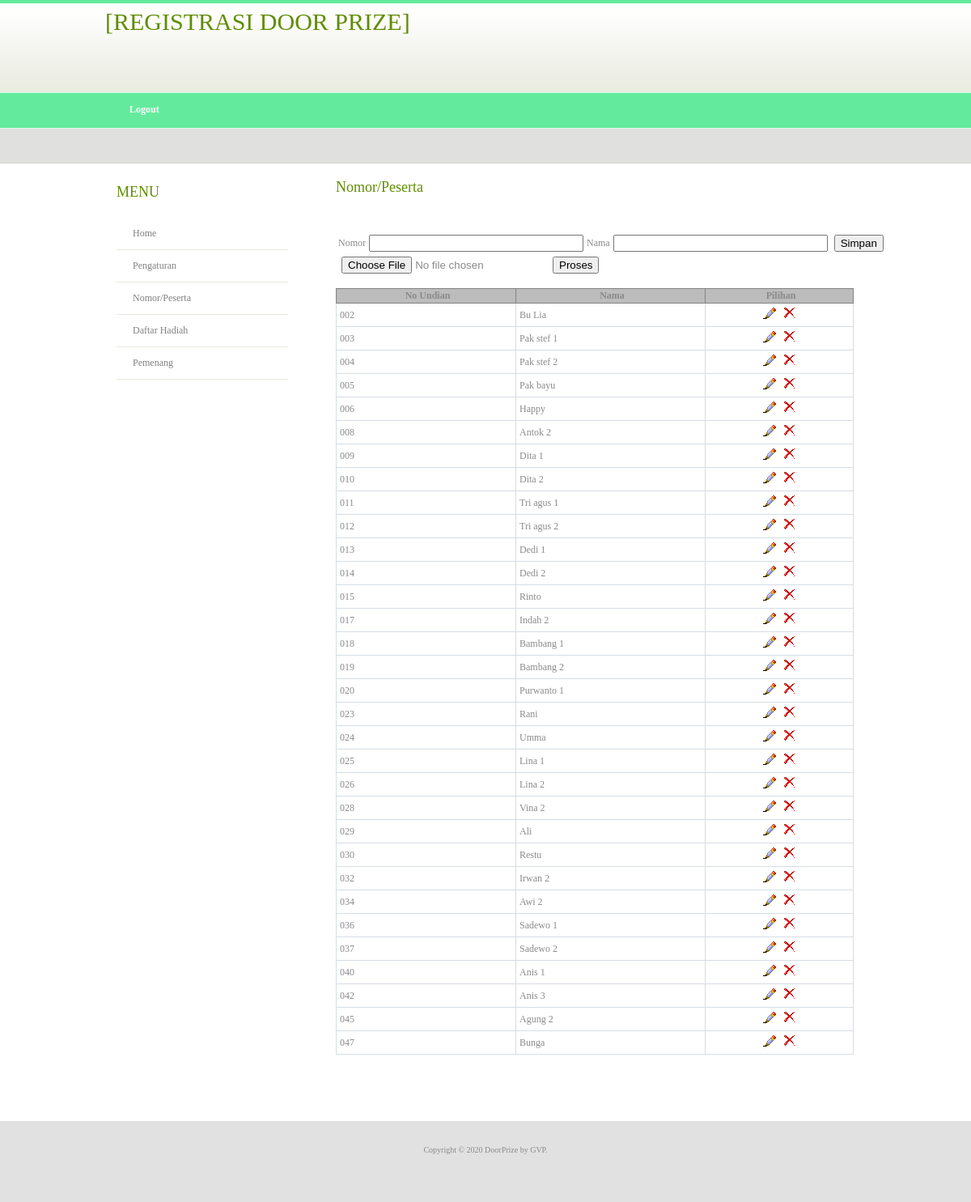
Screenshot of /Pengaturan/admin.php?page=nomor_peserta (signed in) with the database file from the repository.
### tables this page shows
CREATE TABLE `tbl_peserta` (
  `Id` int(20) NOT NULL AUTO_INCREMENT,
  `Nomor` varchar(30) NOT NULL,
  `Nama` varchar(100) NOT NULL,
  PRIMARY KEY (`Id`),
  UNIQUE KEY `Nomor` (`Nomor`)
);

### Pengaturan/nomor_peserta.php (the view, shortened to what this page needs)
<div class="post">
	<h2 class="title"><a href="#">Nomor/Peserta</a></h2>
		<div class="entry">
		<p>
		<form id="entri_peserta" action="?page=nomor_peserta" method="post">
		<table>
		<tr>
			<td>Nomor</td><td><input title="Masukan Nomor Peserta" type="text" size="30" name="Nomor" /></td>
			<td>Nama</td><td><input title="Masukan Nama Peserta" type="text" size="30" name="Nama" /></td>
			<td></td><td><input title="Simpan Data" type="submit" name="Simpan" value="Simpan" /></td>
		</tr>
		</form>
		<form id="upload" action="?page=nomor_peserta" method="post" enctype="multipart/form-data">
		<table>
		<tr>
			<td></td><td><input title="Pilih File .xls" type="file" name="userfile" /></td>
			<td></td><td><input title="Proses Upload Data" type="submit" name="upload" value="Proses" /></td>
		</tr>
		</form>
		<?php
		include "conn.php";
?>
<?php
include ("conn.php");
		$view=mysql_query("select * from tbl_peserta order by Id asc");
		?>
		<br />
		<table class="datatable">
		<tr><th>No Undian</th><th>Nama</th><th>Pilihan</th></tr>
		<?php
		while($row=mysql_fetch_array($view)){
$Id = $row['Id'];
$Nomor = $row['Nomor'];
$Nama = $row['Nama'];
		?>
		<tr><td><?php echo $Nomor;?></td><td><?php echo $Nama;?></td><td align="center"><?php
print("<a onClick=\"javascript:window.open('nomorpeserta_edit.php?Id=$Id','Window1','location=no,menubar=no,resizable=no,width=400,height=150,toolbar=no,screenX=400,screenY=100,status=no,scrollbars=yes')\">");
print("<img title='Edit' src='../images/edit.png'></a>");
print("<a onClick=\"javascript:window.open('nomorpeserta_hapus.php?Id=$Id','Window1','location=no,menubar=no,resizable=no,width=400,height=150,toolbar=no,screenX=400,screenY=100,status=no,scrollbars=yes')\">");
print("<img title='Hapus' src='../images/del.png'></a>");?></td></tr>
		<?php
		}
		?>
		</table>
		</p>
  	</div>
</div>

### Pengaturan/style.css (style rules this page uses)
body { margin: 0; padding: 0; background: #FFFFFF url(../images/img01.gif) repeat-x left top; font-family: verdana; font-size: 12px; color: #8A8A8A; }
h1, h2, h3 { margin: 0; font-weight: normal; color: #618C04; }
h2 { font-size: 14px; }
p, ul, ol { margin-top: 0; line-height: 240%; text-align: justify; }
a { color: #77B003; }
a img { border: none; }
.post { margin-bottom: 45px; }
.post .title { height: 44px; padding-left: 15px; }
.post .title a { text-decoration: none; font-size: 18px; color: #618C04; }
.post .entry { margin-bottom: 10px; padding: 10px 15px 10px 15px; }
.datatable { border: 1px solid #D6DDE6; border-collapse: collapse; width: 100%; }
.datatable td { border: 1px solid #D6DDE6; padding: 4px; }
.datatable th { border: 1px solid #828282; background-color: #BCBCBC; font-weight: bold; text-align: left; padding-left: 4px; padding-right: 0px; text-align:center; }

### rows the page displays
tbl_peserta: Nomor "002", Nama "Bu Lia"
tbl_peserta: Nomor "003", Nama "Pak stef 1"
tbl_peserta: Nomor "004", Nama "Pak stef 2", $Id 4 (drawn)
tbl_peserta: Nomor "005", Nama "Pak bayu"
tbl_peserta: Nomor "006", Nama "Happy"
tbl_peserta: Nomor "008", Nama "Antok 2"
tbl_peserta: Nomor "009", Nama "Dita 1"
tbl_peserta: Nomor "010", Nama "Dita 2"
tbl_peserta: Nomor "011", Nama "Tri agus 1"
tbl_peserta: Nomor "012", Nama "Tri agus 2"
tbl_peserta: Nomor "013", Nama "Dedi 1"
tbl_peserta: Nomor "014", Nama "Dedi 2"
tbl_peserta: Nomor "015", Nama "Rinto", $Id 15 (drawn)
tbl_peserta: Nomor "017", Nama "Indah 2"
tbl_peserta: Nomor "018", Nama "Bambang 1"
tbl_peserta: Nomor "019", Nama "Bambang 2"
tbl_peserta: Nomor "020", Nama "Purwanto 1"
tbl_peserta: Nomor "023", Nama "Rani"
tbl_peserta: Nomor "024", Nama "Umma"
tbl_peserta: Nomor "025", Nama "Lina 1"
tbl_peserta: Nomor "026", Nama "Lina 2"
tbl_peserta: Nomor "028", Nama "Vina 2"
tbl_peserta: Nomor "029", Nama "Ali"
tbl_peserta: Nomor "030", Nama "Restu"
tbl_peserta: Nomor "032", Nama "Irwan 2"
tbl_peserta: Nomor "034", Nama "Awi 2"
tbl_peserta: Nomor "036", Nama "Sadewo 1"
tbl_peserta: Nomor "037", Nama "Sadewo 2"
tbl_peserta: Nomor "040", Nama "Anis 1", $Id 40 (drawn)
tbl_peserta: Nomor "042", Nama "Anis 3"
tbl_peserta: Nomor "045", Nama "Agung 2"
tbl_peserta: Nomor "047", Nama "Bunga"
